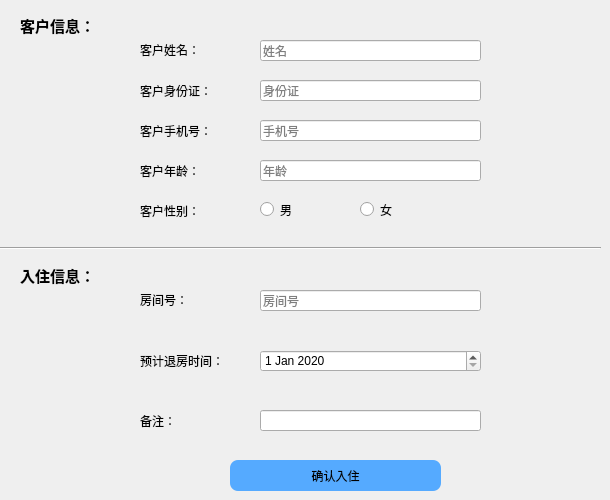
      <widget class="QWidget" name="page_6">
       <widget class="Line" name="line_4">
        <property name="geometry">
         <rect>
          <x>0</x>
          <y>240</y>
          <width>601</width>
          <height>16</height>
         </rect>
        </property>
        <property name="orientation">
         <enum>Qt::Horizontal</enum>
        </property>
       </widget>
       <widget class="QLabel" name="label">
        <property name="geometry">
         <rect>
          <x>20</x>
          <y>10</y>
          <width>91</width>
          <height>31</height>
         </rect>
        </property>
        <property name="font">
         <font>
          <family>FontAwesome</family>
          <pointsize>11</pointsize>
          <weight>75</weight>
          <bold>true</bold>
         </font>
        </property>
        <property name="text">
         <string>客户信息：</string>
        </property>
       </widget>
       <widget class="QLabel" name="label_3">
        <property name="geometry">
         <rect>
          <x>20</x>
          <y>260</y>
          <width>91</width>
          <height>31</height>
         </rect>
        </property>
        <property name="font">
         <font>
          <family>FontAwesome</family>
          <pointsize>11</pointsize>
          <weight>75</weight>
          <bold>true</bold>
         </font>
        </property>
        <property name="text">
         <string>入住信息：</string>
        </property>
       </widget>
       <widget class="QLineEdit" name="cname">
        <property name="geometry">
         <rect>
          <x>260</x>
          <y>40</y>
          <width>221</width>
          <height>21</height>
         </rect>
        </property>
        <property name="placeholderText">
         <string>姓名</string>
        </property>
       </widget>
       <widget class="QLabel" name="label_13">
        <property name="geometry">
         <rect>
          <x>140</x>
          <y>110</y>
          <width>101</width>
          <height>41</height>
         </rect>
        </property>
        <property name="styleSheet">
         <string notr="true">font: 9pt &quot;FontAwesome&quot;;</string>
        </property>
        <property name="text">
         <string>客户手机号：</string>
        </property>
       </widget>
       <widget class="QLineEdit" name="cphone">
        <property name="geometry">
         <rect>
          <x>260</x>
          <y>120</y>
          <width>221</width>
          <height>21</height>
         </rect>
        </property>
        <property name="placeholderText">
         <string>手机号</string>
        </property>
       </widget>
       <widget class="QLabel" name="label_9">
        <property name="geometry">
         <rect>
          <x>140</x>
          <y>30</y>
          <width>101</width>
          <height>40</height>
         </rect>
        </property>
        <property name="styleSheet">
         <string notr="true">font: 9pt &quot;FontAwesome&quot;;</string>
        </property>
        <property name="text">
         <string>客户姓名：</string>
        </property>
       </widget>
       <widget class="QLabel" name="label_11">
        <property name="geometry">
         <rect>
          <x>140</x>
          <y>70</y>
          <width>101</width>
          <height>41</height>
         </rect>
        </property>
        <property name="styleSheet">
         <string notr="true">font: 9pt &quot;FontAwesome&quot;;</string>
        </property>
        <property name="text">
         <string>客户身份证：</string>
        </property>
       </widget>
       <widget class="QLineEdit" name="cid">
        <property name="geometry">
         <rect>
          <x>260</x>
          <y>80</y>
          <width>221</width>
          <height>21</height>
         </rect>
        </property>
        <property name="placeholderText">
         <string>身份证</string>
        </property>
       </widget>
       <widget class="QLabel" name="label_14">
        <property name="geometry">
         <rect>
          <x>140</x>
          <y>150</y>
          <width>101</width>
          <height>41</height>
         </rect>
        </property>
        <property name="styleSheet">
         <string notr="true">font: 9pt &quot;FontAwesome&quot;;</string>
        </property>
        <property name="text">
         <string>客户年龄：</string>
        </property>
       </widget>
       <widget class="QLabel" name="label_15">
        <property name="geometry">
         <rect>
          <x>140</x>
          <y>190</y>
          <width>101</width>
          <height>41</height>
         </rect>
        </property>
        <property name="styleSheet">
         <string notr="true">font: 9pt &quot;FontAwesome&quot;;</string>
        </property>
        <property name="text">
         <string>客户性别：</string>
        </property>
       </widget>
       <widget class="QLineEdit" name="cage">
        <property name="geometry">
         <rect>
          <x>260</x>
          <y>160</y>
          <width>221</width>
          <height>21</height>
         </rect>
        </property>
        <property name="placeholderText">
         <string>年龄</string>
        </property>
       </widget>
       <widget class="QLineEdit" name="crid">
        <property name="geometry">
         <rect>
          <x>260</x>
          <y>290</y>
          <width>221</width>
          <height>21</height>
         </rect>
        </property>
        <property name="text">
         <string/>
        </property>
        <property name="placeholderText">
         <string>房间号</string>
        </property>
       </widget>
       <widget class="QLabel" name="label_10">
        <property name="geometry">
         <rect>
          <x>140</x>
          <y>280</y>
          <width>101</width>
          <height>40</height>
         </rect>
        </property>
        <property name="styleSheet">
         <string notr="true">font: 9pt &quot;FontAwesome&quot;;</string>
        </property>
        <property name="text">
         <string>房间号：</string>
        </property>
       </widget>
       <widget class="QDateEdit" name="endtime">
        <property name="geometry">
         <rect>
          <x>260</x>
          <y>350</y>
          <width>221</width>
          <height>22</height>
         </rect>
        </property>
        <property name="dateTime">
         <datetime>
          <hour>0</hour>
          <minute>0</minute>
          <second>0</second>
          <year>2020</year>
          <month>1</month>
          <day>1</day>
         </datetime>
        </property>
       </widget>
       <widget class="QLabel" name="label_16">
        <property name="geometry">
         <rect>
          <x>140</x>
          <y>340</y>
          <width>121</width>
          <height>41</height>
         </rect>
        </property>
        <property name="styleSheet">
         <string notr="true">font: 9pt &quot;FontAwesome&quot;;</string>
        </property>
        <property name="text">
         <string>预计退房时间：</string>
        </property>
       </widget>
       <widget class="QLabel" name="label_17">
        <property name="geometry">
         <rect>
          <x>140</x>
          <y>400</y>
          <width>101</width>
          <height>41</height>
         </rect>
        </property>
        <property name="styleSheet">
         <string notr="true">font: 9pt &quot;FontAwesome&quot;;</string>
        </property>
        <property name="text">
         <string>备注：</string>
        </property>
       </widget>
       <widget class="QLineEdit" name="remark">
        <property name="geometry">
         <rect>
          <x>260</x>
          <y>410</y>
          <width>221</width>
          <height>21</height>
         </rect>
        </property>
        <property name="text">
         <string/>
        </property>
        <property name="placeholderText">
         <string/>
        </property>
       </widget>
       <widget class="QPushButton" name="commitCheckin">
        <property name="geometry">
         <rect>
          <x>230</x>
          <y>460</y>
          <width>211</width>
          <height>31</height>
         </rect>
        </property>
        <property name="styleSheet">
         <string notr="true">#commitCheckin{background:rgb(85, 170, 255);
border-radius:8px}
#commitCheckin:hover
{
background:#CCFF99
}</string>
        </property>
        <property name="text">
         <string>确认入住</string>
        </property>
       </widget>
       <widget class="QRadioButton" name="male">
        <property name="geometry">
         <rect>
          <x>260</x>
          <y>200</y>
          <width>81</width>
          <height>19</height>
         </rect>
        </property>
        <property name="text">
         <string>男</string>
        </property>
       </widget>
       <widget class="QRadioButton" name="female">
        <property name="geometry">
         <rect>
          <x>360</x>
          <y>200</y>
          <width>115</width>
          <height>19</height>
         </rect>
        </property>
        <property name="text">
         <string>女</string>
        </property>
       </widget>
      </widget>
